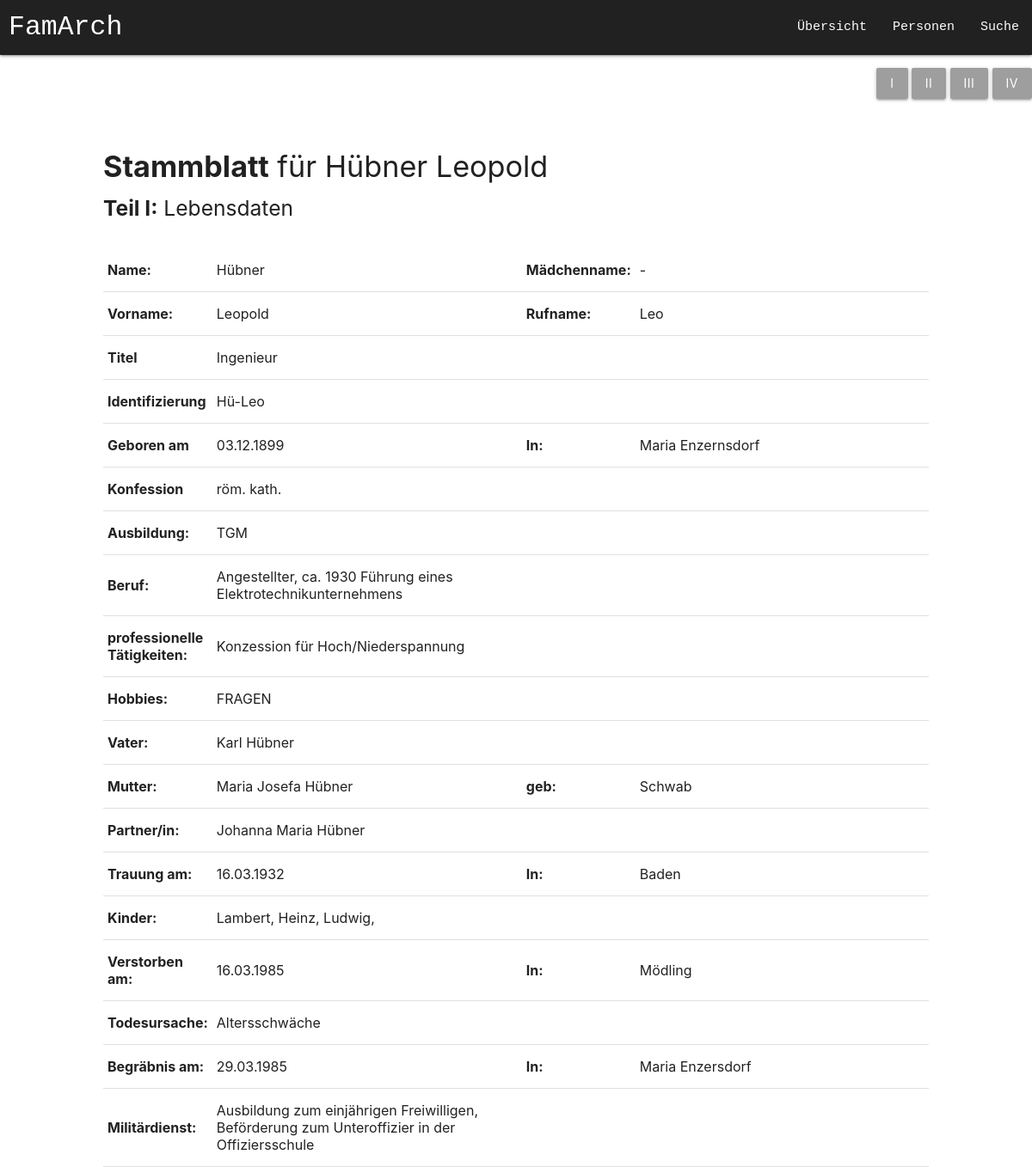
Page /nahansicht.php?curPerson=3 on the committed database.
### tables this page shows
CREATE TABLE lebensdaten (
		id INTEGER,
		nachname VARCHAR(400),
		vorname VARCHAR(400),
		maedName VARCHAR(400),
		rufname VARCHAR(400),
		titel VARCHAR(200),
		kurzzeichen VARCHAR(500),
		gebDatum VARCHAR(300),
		gebOrt VARCHAR(300),
		konfession VARCHAR(200),
		ausbildung VARCHAR(500),
		berufLaufbahn VARCHAR(200),
		profTaetigkeiten VARCHAR(100),
		hobbies VARCHAR(100),
		vater INTEGER,
		mutter INTEGER,
		gebMutter VARCHAR(200),
		partnerin INTEGER,
		trauDatum VARCHAR(300),
		trauOrt VARCHAR(300),
		kind VARCHAR(500),
		geschwister VARCHAR(500),
		verstorbenAm VARCHAR(300),
		verstorbenIn VARCHAR(300),
		todUrsache VARCHAR(300),
		begraebnisAm VARCHAR(300),
		begraebnisIn VARCHAR(300),
		militaerdienst VARCHAR(400),
		geschlecht VARCHAR(300),
		stammbaum boolean,
		PRIMARY KEY(id),
		FOREIGN KEY (vater) REFERENCES lebensdaten(id),
		FOREIGN KEY (mutter) REFERENCES lebensdaten(id),
		FOREIGN KEY (partnerin) REFERENCES lebensdaten(id)
	);

### nahansicht.php (called while the page is built, shortened)
<?php
include 'open.php';
$curPerson=$_GET['curPerson'];
if(isset($_GET['stammblattnr'])) {
	$stammblattnr=$_GET['stammblattnr'];
}
else {
	$stammblattnr=1;
}
$row=$pdo -> query("SELECT * FROM lebensdaten WHERE id=$curPerson");
$person=$row->fetch();
$query=$pdo -> query("SELECT vorname,nachname FROM lebensdaten WHERE id=$person[vater]");
try {
	$vater_row = $query->fetch(PDO::FETCH_ASSOC);
	$vater = $vater_row['vorname'] . " " . $vater_row['nachname'];
}catch(Error $e) {
	$vater="";
}
$query=$pdo -> query("SELECT vorname,nachname FROM lebensdaten WHERE id=$person[mutter]");
try {
	$mutter_row = $query->fetch(PDO::FETCH_ASSOC);
	$mutter = $mutter_row['vorname'] . " " . $mutter_row['nachname'];
}catch(Error $e) {
	$mutter="";
}
$query=$pdo -> query("SELECT vorname,nachname FROM lebensdaten WHERE id=$person[partnerin]");
try {
	$partnerin_row = $query->fetch(PDO::FETCH_ASSOC);
	$partnerin = $partnerin_row['vorname'] . " " . $partnerin_row['nachname'];
}catch(Error $e) {
	$partnerin="";
}
if($stammblattnr == 1) {
	$sb_nr = "I";
}
include 'nahansicht-gui_' . $sb_nr . '.php';
?>

### nahansicht-gui_I.php (the view, shortened to what this page needs)
<!doctype html>
<html>
	<head>
	<link type="text/css" rel="stylesheet" href="materialize/css/materialize.min.css" media="screen,projection">
	<link rel="stylesheet" href="style.css">
</head>
<body>
	<div class="nahansichtFonttype">
	<nav>
    <div class="nav-wrapper grey darken-4">
		<a href="index.php" class="brand-logo logo">FamArch</a>
    	<ul id="nav-mobile" class="right hide-on-med-and-down">
			<li><a href="uebersicht.php" class="navBar">Übersicht</a></li>
			<li><a href="#" class="navBar">Personen</a></li>
			<li><a href="#" class="navBar">Suche</a></li>
     	</ul>
    </div>
  </nav>
	<p align="right">
		<a href="nahansicht.php?curPerson=<?php echo $curPerson; ?>&stammblattnr=1" class='btn grey' value="0">I</a>
		<a href="nahansicht.php?curPerson=<?php echo $curPerson; ?>&stammblattnr=2" class='btn grey' value="0">II</a>
		<a href="nahansicht.php?curPerson=<?php echo $curPerson; ?>&stammblattnr=3" class='btn grey' value="0">III</a>
		<a href="nahansicht.php?curPerson=<?php echo $curPerson; ?>&stammblattnr=4" class='btn grey' value="0">IV</a>
	</p>
	<br>
	<h4 style="margin-left:10%;"><b>Stammblatt</b> für <?php echo $person['nachname']?> <?php echo $person['vorname']?></h4>
	<h5 style="margin-left:10%;"><b>Teil I:</b> Lebensdaten</h5>
	<br>
	<div class="nahansichtGesamtTabelle">
		<table>
			<tbody>
			  <tr>
				<td style="width:10%"><b>Name:</b></td>
				<td style="width:40%"><?php echo $person['nachname']?></td>
				<td style="width:10%"><b>Mädchenname:</b></td>
				<td style="width:40%"><?php echo $person['maedName']?></td>
			  </tr>
			  <tr>
				<td style="width:10%"><b>Vorname:</b></td>
				<td style="width:40%"><?php echo $person['vorname']?></td>
				<td style="width:10%"><b>Rufname:</b></td>
				<td style="width:40%"><?php echo $person['rufname']?></td>
			  </tr>
			  <tr>
				<td style="width:10%"><b>Titel</b></td>
				<td style="width:40%"><?php echo $person['titel']?></td>
			  </tr>
			  <tr>
				<td style="width:10%"><b>Identifizierung</b></td>
				<td style="width:40%"><?php echo $person['kurzzeichen']?></td>
			  </tr>
			  <tr>
				<td style="width:10%"><b>Geboren am</b></td>
				<td style="width:40%"><?php echo $person['gebDatum']?></td>
				<td style="width:10%"><b>In:</b></td>
				<td style="width:40%"><?php echo $person['gebOrt']?></td>
			  </tr>
			  <tr>
				<td style="width:10%"><b>Konfession</b></td>
				<td style="width:40%"><?php echo $person['konfession']?></td>
			  </tr>
			  <tr>
				<td style="width:10%"><b>Ausbildung:</b></td>
				<td style="width:40%"><?php echo $person['ausbildung']?></td>
			  </tr>
			  <tr>
				<td style="width:10%"><b>Beruf:</b></td>
				<td style="width:40%"><?php echo $person['berufLaufbahn']?></td>
			  </tr>
			  <tr>
				<td style="width:10%"><b>professionelle Tätigkeiten:</b></td>
				<td style="width:40%"><?php echo $person['profTaetigkeiten']?></td>
			  </tr>
			  <tr>
				<td style="width:10%"><b>Hobbies:</b></td>
				<td style="width:40%"><?php echo $person['hobbies']?></td>
			  </tr>
			  <tr>
				<td style="width:10%"><b>Vater:</b></td>
				<td style="width:40%"><?php echo $vater ?></td>
			  </tr>
			  <tr>
				<td style="width:10%"><b>Mutter:</b></td>
				<td style="width:40%"><?php echo $mutter?></td>
				<td style="width:10%"><b>geb:</b></td>
				<td style="width:40%"><?php echo $person['gebMutter']?></td>
			  </tr>
			  <tr>
				<td style="width:10%"><b>Partner/in:</b></td>
				<td style="width:40%"><?php echo $partnerin?></td>
			  </tr>
			  <tr>
				<td style="width:10%"><b>Trauung am:</b></td>
				<td style="width:40%"><?php echo $person['trauDatum']?></td>
				<td style="width:10%"><b>In:</b></td>
				<td style="width:40%"><?php echo $person['trauOrt']?></td>
			  </tr>
			  <tr>
				<td style="width:10%"><b>Kinder:</b></td>
				<td style="width:40%"><?php echo $person['kind']?></td>
			  </tr>
			  <tr>
				<td style="width:10%"><b>Verstorben am:</b></td>
				<td style="width:40%"><?php echo $person['verstorbenAm']?></td>
				<td style="width:10%"><b>In:</b></td>
				<td style="width:40%"><?php echo $person['verstorbenIn']?></td>
			  </tr>
			  <tr>
				<td style="width:10%"><b>Todesursache:</b></td>
				<td style="width:40%"><?php echo $person['todUrsache']?></td>
			  </tr>
			  <tr>
				<td style="width:10%"><b>Begräbnis am:</b></td>
				<td style="width:40%"><?php echo $person['begraebnisAm']?></td>
				<td style="width:10%"><b>In:</b></td>
				<td style="width:40%"><?php echo $person['begraebnisIn']?></td>
			  </tr>
			  <tr>
				<td style="width:10%"><b>Militärdienst:</b></td>
				<td style="width:40%"><?php echo $person['militaerdienst']?></td>
			  </tr>
			</tbody>
		  </table>
	</div>
	  </div>
</body></html>

### style.css (style rules this page uses)
.nahansichtGesamtTabelle { width:80%; margin-left: 10%; }
.navBar { font-family:Consolas, "Andale Mono", "Lucida Console", "Lucida Sans Typewriter", Monaco, "Courier New", "monospace"; }
.logo { margin-left: 10px; font-family:Consolas, "Andale Mono", "Lucida Console", "Lucida Sans Typewriter", Monaco, "Courier New", "monospace"; }

### rows in the picture
lebensdaten: nachname "Hübner", vorname "Leopold", maedName "-", rufname "Leo", titel "Ingenieur", kurzzeichen "Hü-Leo", gebDatum "03.12.1899", gebOrt "Maria Enzernsdorf", konfession "röm. kath.", ausbildung "TGM", berufLaufbahn "Angestellter, ca. 1930 Führung eines Elektrotechnikunternehmens", profTaetigkeiten "Konzession für Hoch/Niederspannung", hobbies "FRAGEN", gebMutter "Schwab", trauDatum "16.03.1932", trauOrt "Baden", kind "Lambert, Heinz, Ludwig,", verstorbenAm "16.03.1985", verstorbenIn "Mödling", todUrsache "Altersschwäche", begraebnisAm "29.03.1985", begraebnisIn "Maria Enzersdorf", militaerdienst "Ausbildung zum einjährigen Freiwilligen, Beförderung zum Unteroffizier in der Offiziersschule"
lebensdaten: vater "Karl Hübner"
lebensdaten: mutter "Maria Josefa Hübner"
lebensdaten: partnerin "Johanna Maria Hübner"
